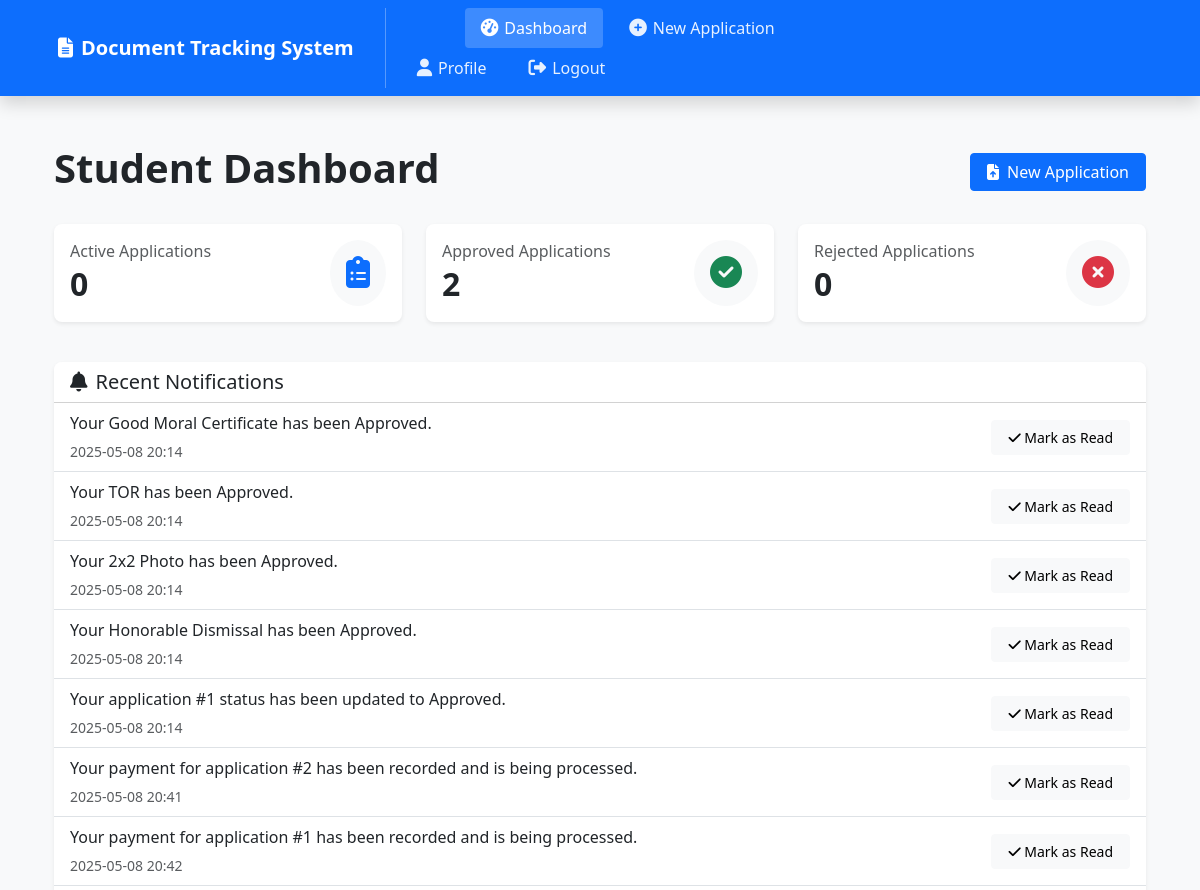
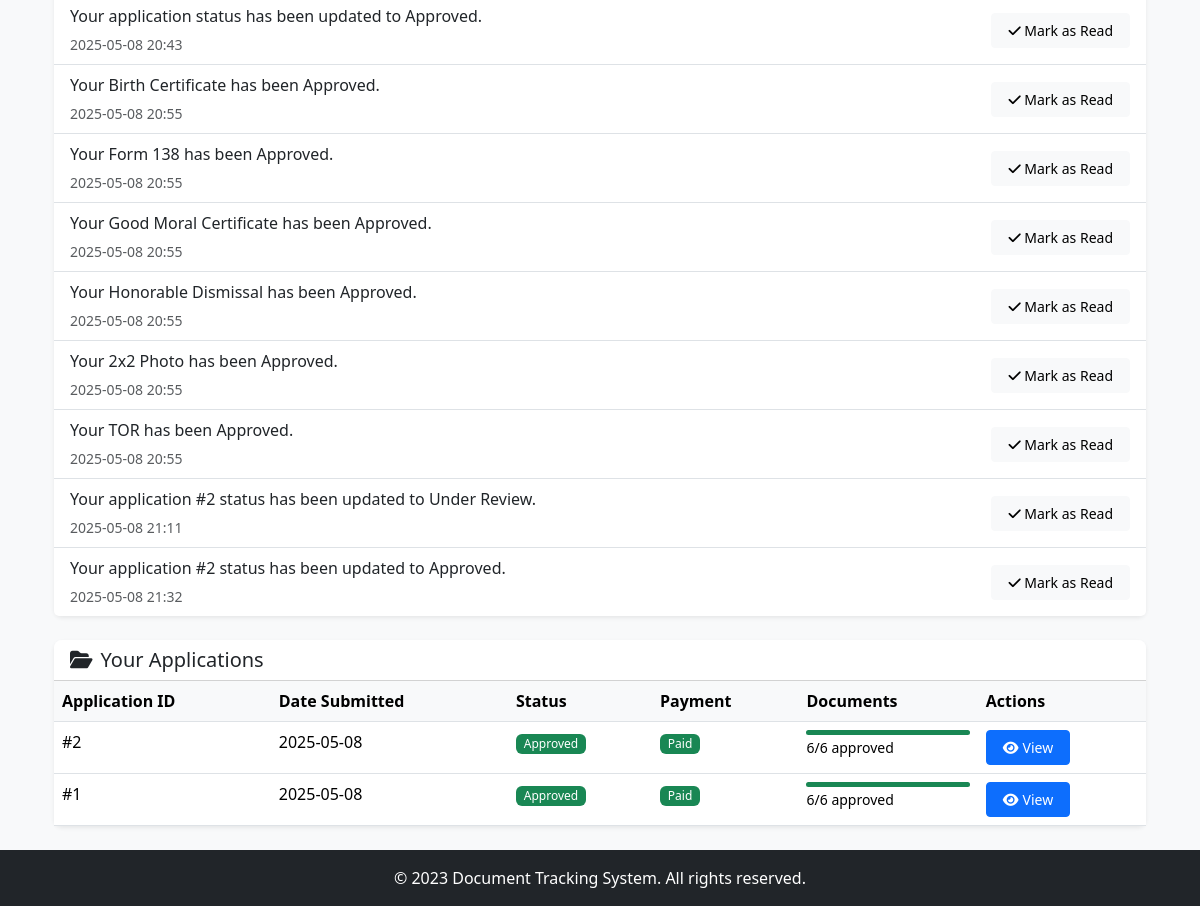
/dashboard (signed in), run on an earlier commit of the app's database (2 pictures, top to bottom).
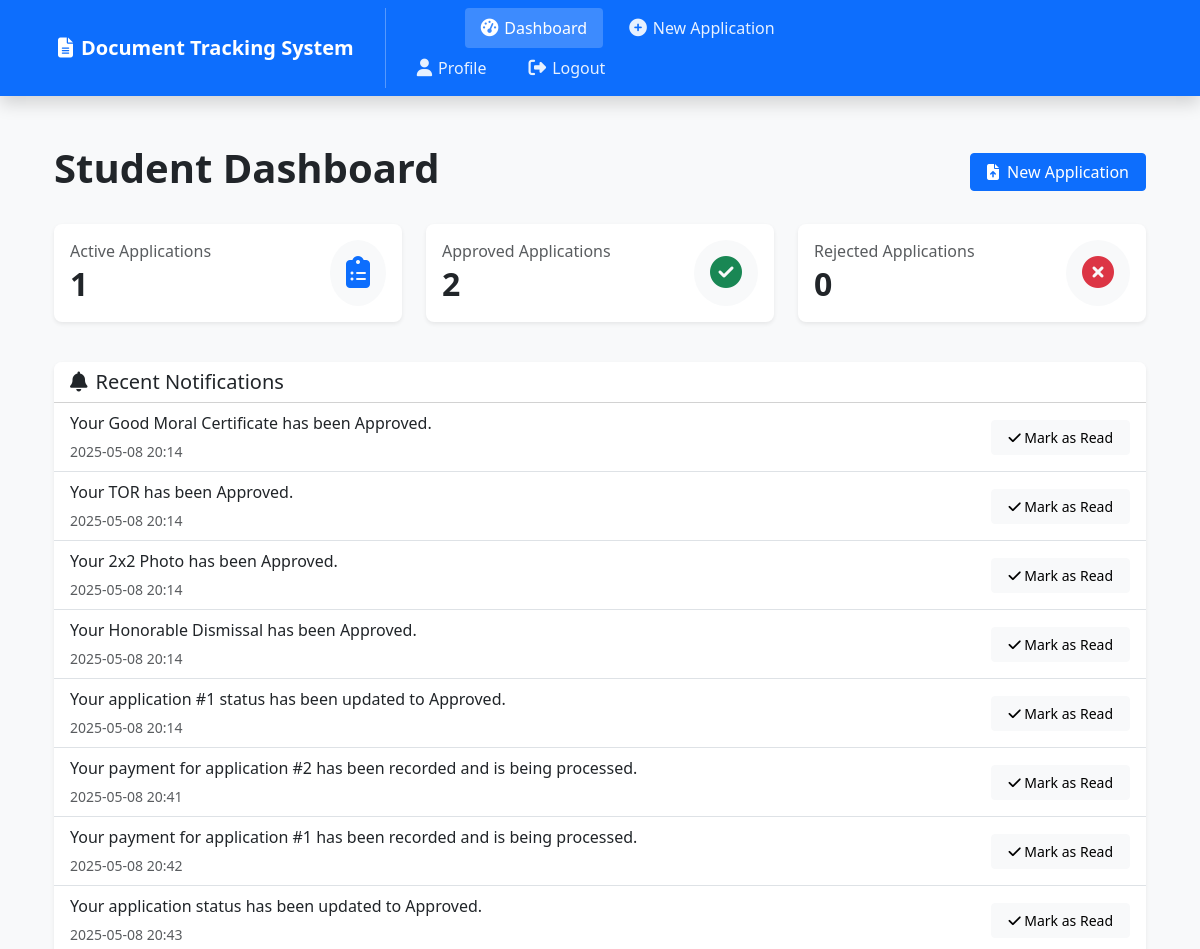
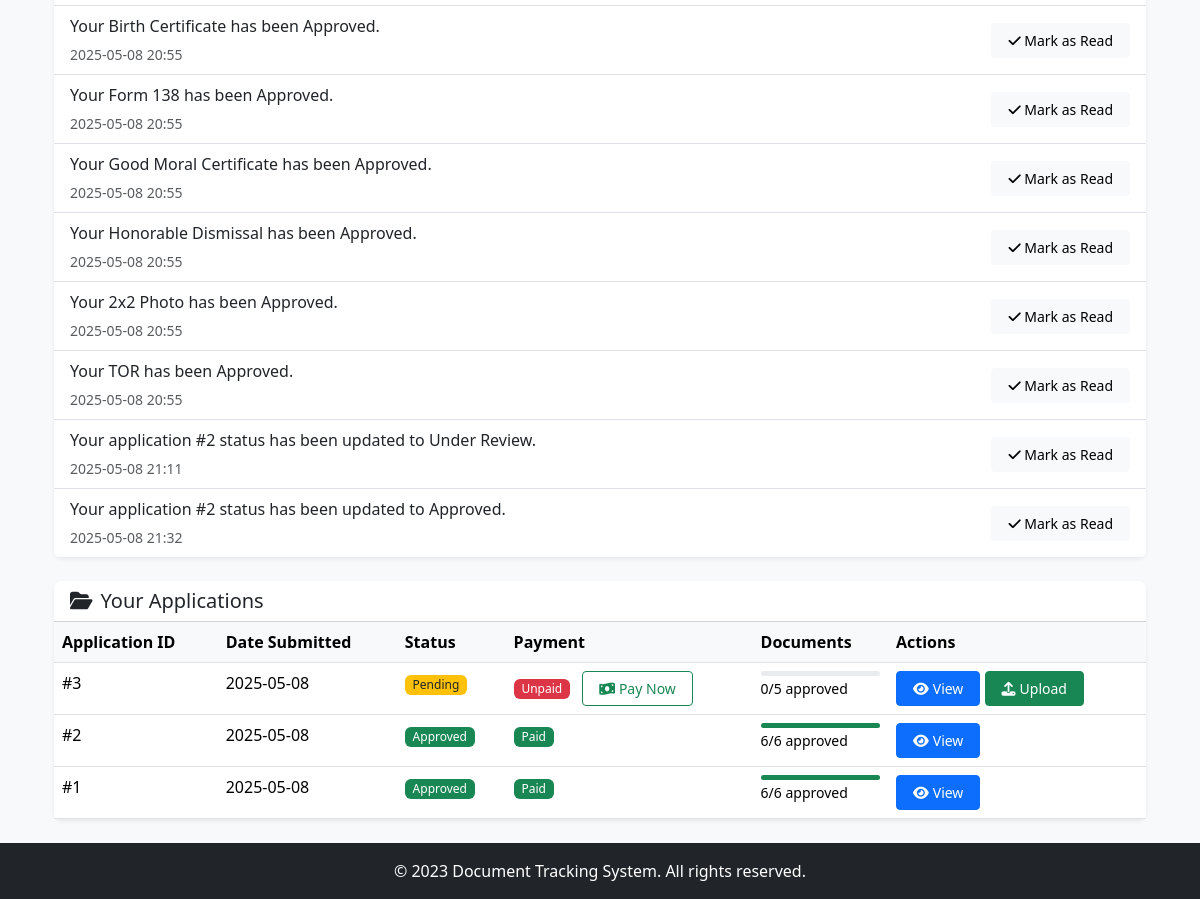
And on a later commit of the database (2 pictures, top to bottom).
### app.py (models this page shows)
class Notification(db.Model):
    id = db.Column(db.Integer, primary_key=True)
    user_id = db.Column(db.Integer, db.ForeignKey('user.id'), nullable=False)
    message = db.Column(db.Text, nullable=False)
    is_read = db.Column(db.Boolean, default=False)
    created_at = db.Column(db.DateTime, default=datetime.utcnow)

class Application(db.Model):
    id = db.Column(db.Integer, primary_key=True)
    user_id = db.Column(db.Integer, db.ForeignKey('user.id'), nullable=False)
    status = db.Column(db.String(50), default='Pending')
    created_at = db.Column(db.DateTime, default=datetime.utcnow)
    updated_at = db.Column(db.DateTime, default=datetime.utcnow, onupdate=datetime.utcnow)
    payment_status = db.Column(db.String(20), default='Unpaid')
    documents = db.relationship('Document', backref='application', lazy=True)

### app.py (the view)
@app.route('/dashboard')
@login_required
def dashboard():
    if current_user.role == 'admin':
        return redirect(url_for('admin_dashboard'))
    applications = Application.query.filter_by(user_id=current_user.id).order_by(Application.created_at.desc()).all()
    notifications = Notification.query.filter_by(user_id=current_user.id, is_read=False).all()
    return render_template('dashboard.html', applications=applications, notifications=notifications)

### app.py (called while the page is built)
@login_manager.user_loader
def load_user(user_id):
    return User.query.get(int(user_id))

@app.context_processor
def inject_notifications():
    def get_notifications():
        if current_user.is_authenticated:
            return Notification.query.filter_by(user_id=current_user.id, is_read=False).all()
        return []
    return dict(get_notifications=get_notifications)

@app.context_processor
def inject_now():
    def now():
        return datetime.utcnow()
    return dict(now=now)

@app.context_processor
def inject_user_logs():
    def get_user_logs(user_id, limit=5):
        return AuditLog.query.filter_by(user_id=user_id).order_by(AuditLog.timestamp.desc()).limit(limit).all()
    return dict(get_user_logs=get_user_logs)

### templates/dashboard.html (shortened to what the changed rows need)
{% extends 'base.html' %}
{% block content %}
<div class="container py-4">
    <div class="d-flex justify-content-between align-items-center mb-4">
        <h1 class="fw-bold">Student Dashboard</h1>
    </div>
    <div class="row mb-4">
        <div class="col-md-4 mb-3">
            <div class="card h-100 shadow-sm">
                <div class="card-body">
                    <div class="d-flex justify-content-between align-items-center">
                        <div>
                            <h6 class="text-muted mb-1">Active Applications</h6>
                            <h2 class="mb-0 fw-bold">{{ applications|selectattr('status', 'ne', 'Approved')|selectattr('status', 'ne', 'Rejected')|list|length }}</h2>
                        </div>
                    </div>
                </div>
            </div>
        </div>
        <div class="col-md-4 mb-3">
            <div class="card h-100 shadow-sm">
                <div class="card-body">
                    <div class="d-flex justify-content-between align-items-center">
                        <div>
                            <h2 class="mb-0 fw-bold">{{ applications|selectattr('status', 'equalto', 'Approved')|list|length }}</h2>
                        </div>
                    </div>
                </div>
            </div>
        </div>
        <div class="col-md-4 mb-3">
            <div class="card h-100 shadow-sm">
                <div class="card-body">
                    <div class="d-flex justify-content-between align-items-center">
                        <div>
                            <h2 class="mb-0 fw-bold">{{ applications|selectattr('status', 'equalto', 'Rejected')|list|length }}</h2>
                        </div>
                    </div>
                </div>
            </div>
        </div>
    </div>
    {% if notifications %}
    <div class="card mb-4 shadow-sm">
        <div class="list-group list-group-flush">
            {% for notification in notifications %}
                <div class="list-group-item list-group-item-action d-flex justify-content-between align-items-center">
                    <div>
                        <p class="mb-1">{{ notification.message }}</p>
                        <small class="text-muted">{{ notification.created_at.strftime('%Y-%m-%d %H:%M') }}</small>
                    </div>
                    <a href="{{ url_for('mark_notification_read', notification_id=notification.id) }}" class="btn btn-sm btn-light">
                        <i class="fas fa-check"></i> Mark as Read
                    </a>
                </div>
            {% endfor %}
        </div>
    </div>
    {% endif %}
    <div class="card shadow-sm">
        <div class="card-body p-0">
            {% if applications %}
                <div class="table-responsive">
                    <table class="table table-hover mb-0">
                        <thead>
                            <tr>
                                <th>Application ID</th>
                                <th>Date Submitted</th>
                                <th>Status</th>
                                <th>Payment</th>
                                <th>Documents</th>
                                <th>Actions</th>
                            </tr>
                        </thead>
                        <tbody>
                            {% for application in applications %}
                            <tr>
                                <td>#{{ application.id }}</td>
                                <td>{{ application.created_at.strftime('%Y-%m-%d') }}</td>
                                <td>
                                    {% if application.status == 'Pending' %}
                                        <span class="badge bg-warning text-dark">{{ application.status }}</span>
                                    {% elif application.status == 'Under Review' %}
                                        <span class="badge bg-info">{{ application.status }}</span>
                                    {% elif application.status == 'Approved' %}
                                        <span class="badge bg-success">{{ application.status }}</span>
                                    {% elif application.status == 'Rejected' %}
                                        <span class="badge bg-danger">{{ application.status }}</span>
                                    {% else %}
                                        <span class="badge bg-secondary">{{ application.status }}</span>
                                    {% endif %}
                                </td>
                                <td>
                                    {% if application.payment_status == 'Paid' %}
                                        <span class="badge bg-success">{{ application.payment_status }}</span>
                                    {% else %}
                                        <span class="badge bg-danger">{{ application.payment_status }}</span>
                                        <a href="{{ url_for('payment_page', application_id=application.id) }}" class="btn btn-sm btn-outline-success ms-2">
                                            <i class="fas fa-money-bill-wave me-1"></i>Pay Now
                                        </a>
                                    {% endif %}
                                </td>
                                <td>
                                    {% set document_count = application.documents|length %}
                                    {% set approved_count = application.documents|selectattr('status', 'equalto', 'Approved')|list|length %}
                                    {% if document_count > 0 %}
                                        <div class="progress" style="height: 5px;">
                                            <div class="progress-bar bg-success" role="progressbar"
                                                 style="width: {{ (approved_count / document_count) * 100 }}%"></div>
                                        </div>
                                        <small>{{ approved_count }}/{{ document_count }} approved</small>
                                    {% else %}
                                        <span class="badge bg-danger">No documents</span>
                                    {% endif %}
                                </td>
                                <td>
                                    <button class="btn btn-sm btn-primary" type="button" data-bs-toggle="collapse"
                                            data-bs-target="#collapse{{ application.id }}" aria-expanded="false">
                                        <i class="fas fa-eye me-1"></i>View
                                    </button>
                                    {% if application.status == 'Pending' and application.documents|length < 6 %}
                                        <a href="{{ url_for('upload_documents', application_id=application.id) }}" class="btn btn-sm btn-success">
                                            <i class="fas fa-upload me-1"></i>Upload
                                        </a>
                                    {% endif %}
                                </td>
                            </tr>
                            {% endfor %}
                        </tbody>
                    </table>
                </div>
            {% endif %}
        </div>
    </div>
</div>
{% endblock %}

What changed in the data, as far as the page shows it:
added Application: id "3", created_at "2025-05-08", status "Pending", payment_status "Unpaid", approved_count "0", document_count "5"
Also different on the page:
text no longer shown: "0"
text now shown: "1"
